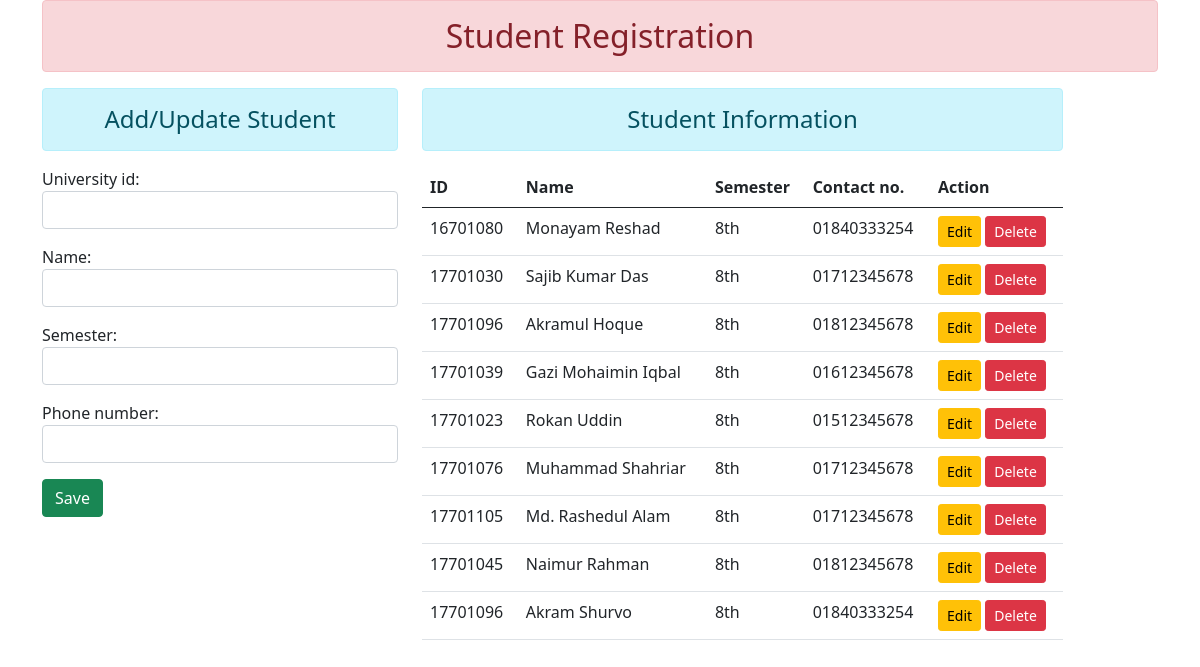
Before: / with the older database file.
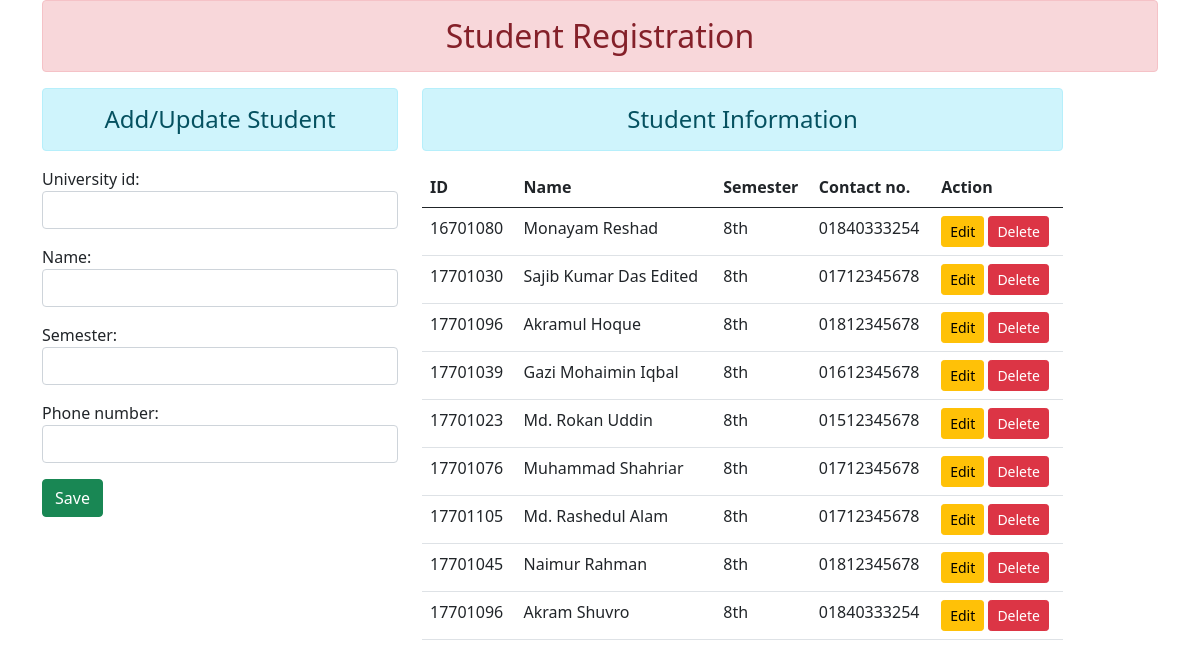
After: the same page with the newer database file.
### crud/models.py (models this page shows, shortened)
class User(models.Model):
    name = models.CharField(max_length=100)
    university_id = models.CharField(max_length=10)
    semester = models.CharField(max_length=10)
    phone_number = models.CharField(max_length=15)

### crud/views.py (the view)
# urls.py: 2. Add a URL to urlpatterns:  path('', views.home, name='home')
def home(request):
    form = StudentRegistration()
    students = User.objects.all()
    return render(request, "crud/home.html", {"form": form, "students": students})

### crud/forms.py
class StudentRegistration(forms.ModelForm):
    class Meta:
        model = User
        fields = ["university_id", "name", "semester", "phone_number"]
        widgets = {
            "university_id": forms.TextInput(
                attrs={"class": "form-control", "id": "university_id-input"}
            ),
            "name": forms.TextInput(
                attrs={"class": "form-control", "id": "name-input"}
            ),
            "semester": forms.TextInput(
                attrs={"class": "form-control", "id": "semester-input"}
            ),
            "phone_number": forms.TextInput(
                attrs={"class": "form-control", "id": "phone_number-input"}
            ),
        }

### crud/templates/crud/home.html (shortened to what this page needs)
{% load static %}
<!DOCTYPE html>
<html lang="en">
<head>
    <link rel="stylesheet" href="{% static 'crud/css/bootstrap.css' %}">
</head>
<body>
    <div class="container">
        <h2 class="text-center alert alert-danger">
            Student Registration
        </h2>
        <div class="row">
            <div class="col-sm-4">
                <h4 class="text-center alert alert-info">Add/Update Student</h4>
                <form action="" method="POST">
                    {{form.as_p}}
                </form>
                <input type="button" class="btn btn-success" id='btn-save' value="Save">
            </div>
            <div class="col-sm-7">
                <h4 class="text-center alert alert-info">Student Information</h4>
                <table class="table table-hover">
                    <thead>
                        <tr>
                            <th>ID</th>
                            <th>Name</th>
                            <th>Semester</th>
                            <th>Contact no.</th>
                            <th>Action</th>
                        </tr>
                    </thead>
                    <tbody id="tbody-ajax">
                        {% for student in students %}
                        <tr>
                            <td>{{student.university_id}}</td>
                            <td>{{student.name}}</td>
                            <td>{{student.semester}}</td>
                            <td>{{student.phone_number}}</td>
                            <td>
                                <button class="btn btn-warning btn-sm btn-edit" value="edit"
                                    data-sid="{{student.id}}">Edit</button>
                                <button class="btn btn-danger btn-sm btn-del" value="delete"
                                    data-sid="{{student.id}}">Delete</button>
                            </td>
                        </tr>
                        {% endfor %}
                    </tbody>
                </table>
            </div>
        </div>
    </div>
</body>
</html>

Changed rows visible on the page:
changed User: name "Sajib Kumar Das" → "Sajib Kumar Das Edited"
changed User: name "Rokan Uddin" → "Md. Rokan Uddin"
changed User: name "Akram Shurvo" → "Akram Shuvro"
